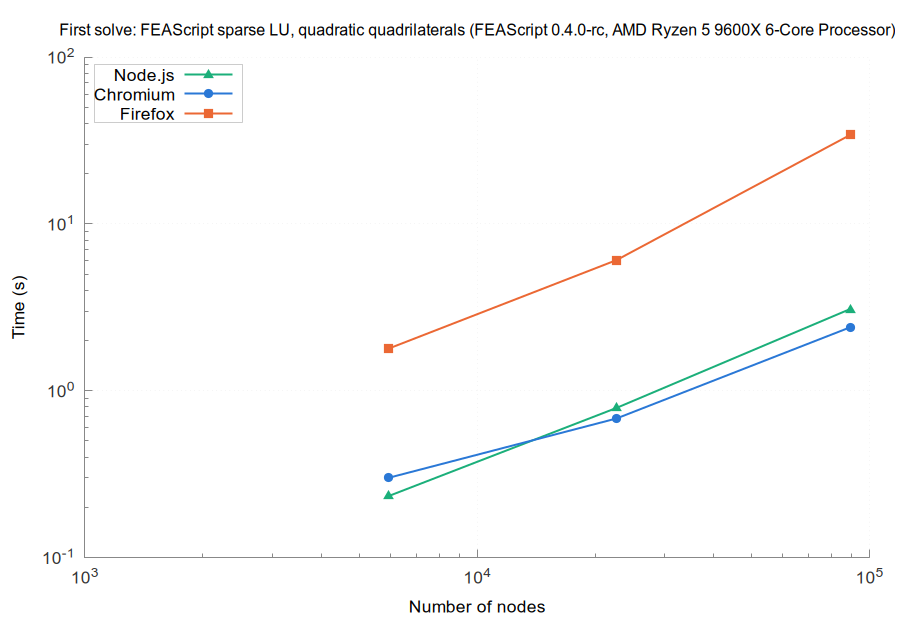

Generate this figure with gnuplot:
set terminal pngcairo size 900,620 font 'Arial,13'
set border 3 lc rgb '#888888'; set tics nomirror tc rgb '#333333'
set grid lc rgb '#e6e6e6' lw 1; set key top left box lc rgb '#cccccc' opaque
set logscale xy; set format y '10^{%L}'; set format x '10^{%L}'
set output 'browsers_FEAScript_sparse_LU_quadratic_quadrilaterals_first.png'
set title 'First solve: FEAScript sparse LU, quadratic quadrilaterals (FEAScript 0.4.0-rc, AMD Ryzen 5 9600X 6-Core Processor)' font 'Arial,12'
set xlabel 'Number of nodes'
set ylabel 'Time (s)'
plot 'browsers_FEAScript_sparse_LU_quadratic_quadrilaterals_first_node.dat' u 1:2 w lp lw 2 pt 9 ps 1.2 lc rgb '#1baf7a' t 'Node.js', \
     'browsers_FEAScript_sparse_LU_quadratic_quadrilaterals_first_chromium.dat' u 1:2 w lp lw 2 pt 7 ps 1.2 lc rgb '#2a78d6' t 'Chromium', \
     'browsers_FEAScript_sparse_LU_quadratic_quadrilaterals_first_firefox.dat' u 1:2 w lp lw 2 pt 5 ps 1.2 lc rgb '#eb6834' t 'Firefox'
